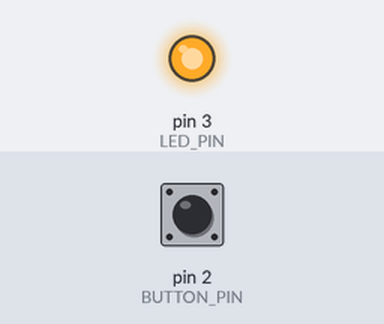
Recording of a sketch running on a simulated Arduino Uno, built with avr-gcc and run on an emulated ATmega328P. On the bench: output pins drawn as LEDs (lit = HIGH). Dashed ring = blinking. Inputs (shaded band) come from the test bench; at power-on: pin 2 (BUTTON_PIN) HIGH.

Above: at 1.2 s.
1.3 s: pin 2 (BUTTON_PIN) pulled LOW for 0.15 s
At 2.7 s:
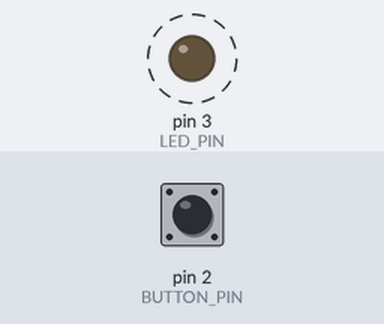
Timing chart, 0 to 10.4 s (numbered marks = the images above; inputs shaded):
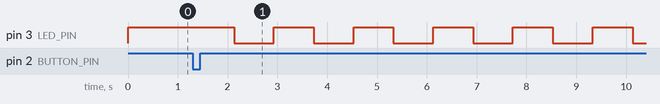

Measured:
- after the input at 1.3 s, pin 3 (LED_PIN): alternates HIGH for 0.80 s and LOW for 0.80 s, starting after 0.83 s

The sketch:

2.ino
```cpp
const byte LED_PIN = 3;
const byte BUTTON_PIN = 2;

// 0：恆亮、1：慢閃、2：中速閃爍、3：快閃
byte mode = 0;

bool ledState = HIGH;

// 按鈕消抖
int lastReading = HIGH;
int stableButtonState = HIGH;

unsigned long lastDebounceTime = 0;
const unsigned long debounceDelay = 30;

// LED 閃爍計時
unsigned long lastBlinkTime = 0;

// 每隔多少毫秒切換一次亮暗
const unsigned long blinkIntervals[] = {
  0,    // 恆亮
  800,  // 慢閃
  400,  // 中速閃爍
  150   // 快閃
};

void setup() {
  pinMode(LED_PIN, OUTPUT);
  pinMode(BUTTON_PIN, INPUT_PULLUP);

  // 開機初始狀態：恆亮
  digitalWrite(LED_PIN, HIGH);
}

void loop() {
  unsigned long now = millis();
  int reading = digitalRead(BUTTON_PIN);

  // 偵測按鈕讀值變化，重新計算消抖時間
  if (reading != lastReading) {
    lastDebounceTime = now;
  }

  // 讀值穩定後，才確認按鈕狀態
  if (now - lastDebounceTime >= debounceDelay) {
    if (reading != stableButtonState) {
      stableButtonState = reading;

      // INPUT_PULLUP：按下時為 LOW
      // 只在剛按下的瞬間切換一次
      if (stableButtonState == LOW) {
        mode = (mode + 1) % 4;

        // 切換模式時先亮燈，並重新計時
        ledState = HIGH;
        digitalWrite(LED_PIN, ledState);
        lastBlinkTime = now;
      }
    }
  }

  lastReading = reading;

  // 依照目前模式控制 LED
  if (mode == 0) {
    ledState = HIGH;
    digitalWrite(LED_PIN, HIGH);
  } else {
    if (now - lastBlinkTime >= blinkIntervals[mode]) {
      lastBlinkTime = now;
      ledState = !ledState;
      digitalWrite(LED_PIN, ledState);
    }
  }
}
```
